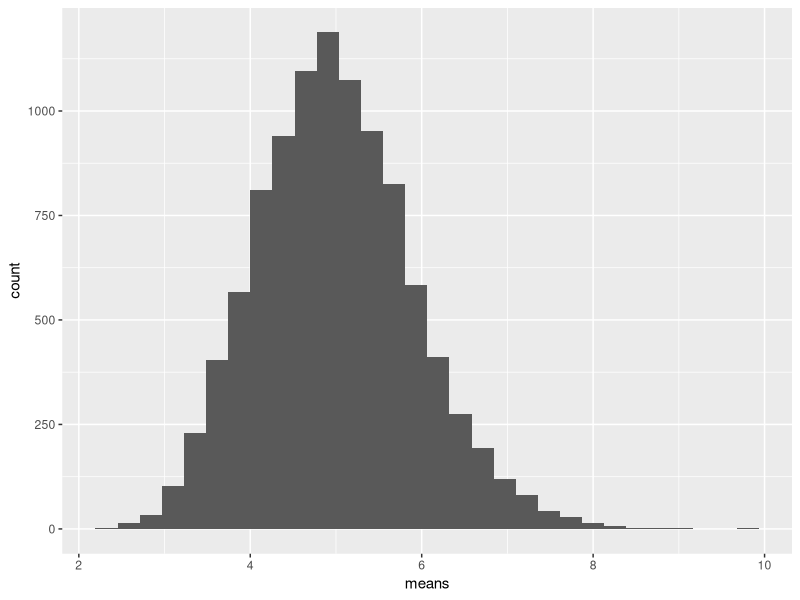
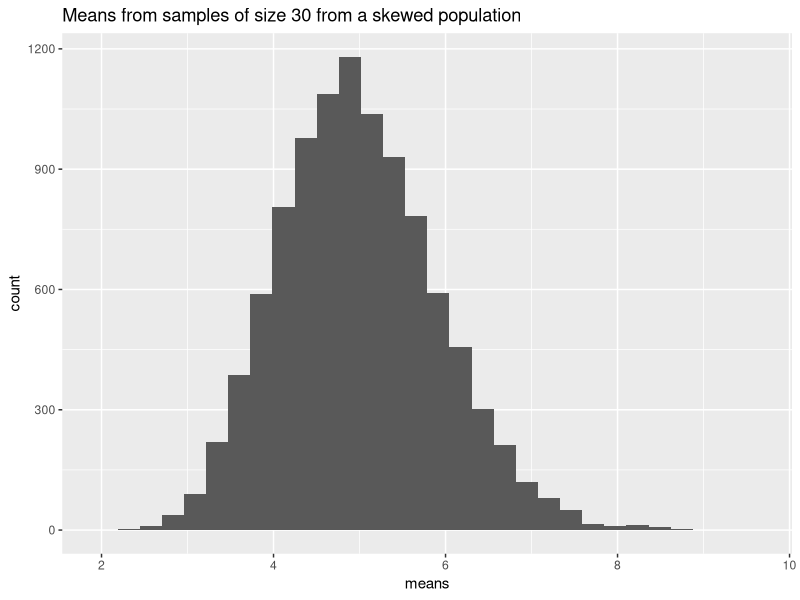
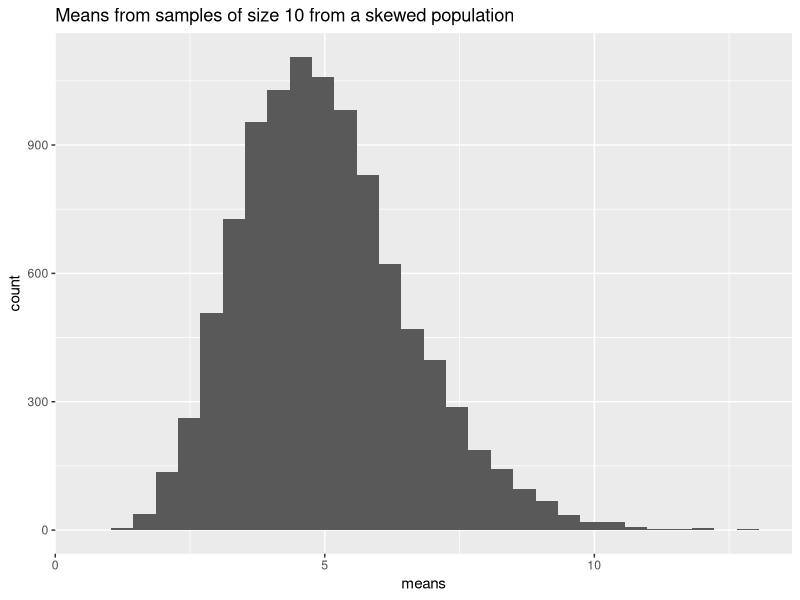

Write R code to recreate these figures, in order.
## ---- chunk 1
#| message: false
#| warning: false

library(tidyverse)
## ---- chunk 2
data_sci <- list(
  first = c("first it must work", "then it can be" , "pretty"),
  DRY = c("Do not", "Repeat", "Yourself"),
  dont_forget = c("garbage", "in", "out"),
  our_first_tibble = mpg,
  integers = 1:25,
  doubles = sqrt(1:25),
  tidyverse = c(pack1 = "ggplot2", 
                pack2 = "dplyr", 
                pack3 = "lubridate", 
                etc = "and more!"),
  opinion = list("SDS 264 is",  
                 c("awesome!", "amazing!", "rainbows!"))
)

str(data_sci)
## ---- chunk 3
data_sci$first
data_sci[["first"]]
data_sci[[1]]
typeof(data_sci[[1]])
## ---- chunk 4
data_sci[2]
data_sci["DRY"]
typeof(data_sci["DRY"])
## ---- chunk 5
data_sci[["integers"]] * 2
data_sci[[5]] * 2
data_sci$integers * 2
typeof(data_sci$integers)
## ---- chunk 6
data_sci[[8]][[2]][3]
data_sci$opinion[[2]][3]
typeof(data_sci$opinion[[2]])
## ---- chunk 7
data_sci[[3]][c(1,2,1,3)]
data_sci$dont_forget[c(1,2,1,3)]
typeof(data_sci$dont_forget[c(1,2,1,3)])
## ---- chunk 8
typeof(data_sci[[4]])
is_tibble(data_sci[[4]])
data_sci$our_first_tibble[c("hwy", "cty")]
data_sci[[4]][c("hwy", "cty")]
data_sci[[4]] %>%
  select(hwy, cty)
## ---- chunk 9
summary_stats <- function(df, 
                          vars = where(is.numeric), 
                          stat_fcts = list(mean = mean, sd = sd)) {
  df |> 
    summarize(
      across(.cols = {{ vars }}, 
             .fns = stat_fcts),
      n = n(),
      .groups = "drop"
    )
}

summary_stats(mtcars)
summary_stats(mtcars, vars = c(mpg, hp, wt))
summary_stats(mtcars, 
              vars = c(mpg, hp, wt), 
              stat_fcts = list(mean = mean, 
                               median = median, 
                               sd = sd, 
                               IQR = IQR))
## ---- chunk 10
means <- vector("double", 10000)
for (i in 1:10000) {
  x <- rexp(30, rate = 0.2)
  means[[i]] <- mean(x)
}  
temp <- tibble(means = means)
ggplot(temp, aes(x = means)) +
  geom_histogram()


clt <- function(samp_size= 30, n_means = 10000) {
  means <- vector("double", n_means)
  for (i in 1:n_means) {
    x <- rexp(samp_size, rate = 0.2)
    means[[i]] <- mean(x)
  } 
  
  label <- rlang::englue("Means from samples of size {samp_size} from a skewed population")

  temp <- tibble(means = means)
  ggplot(temp, aes(x = means)) +
    geom_histogram() +
    labs(title = label)
}

clt()
clt(10)
